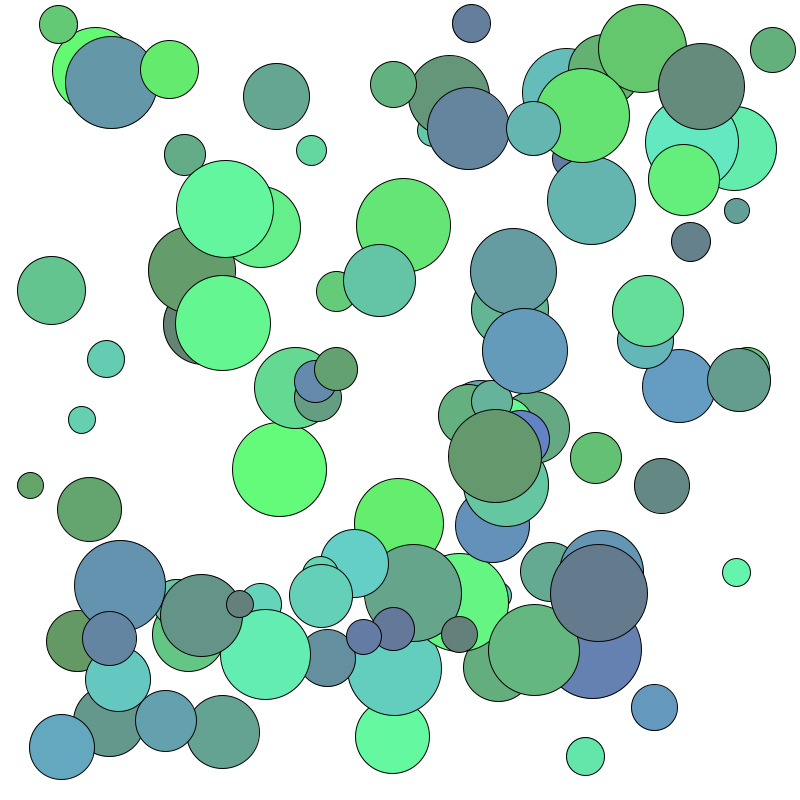
Frame 1 (no input)
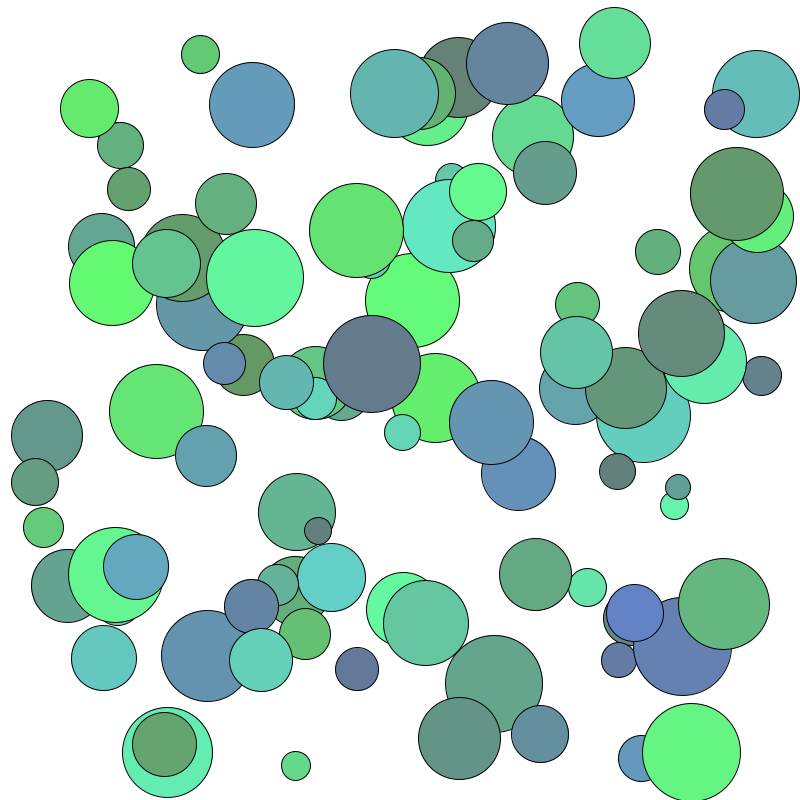
Frame 60 (the mouse pressed at the canvas centre just before this capture)
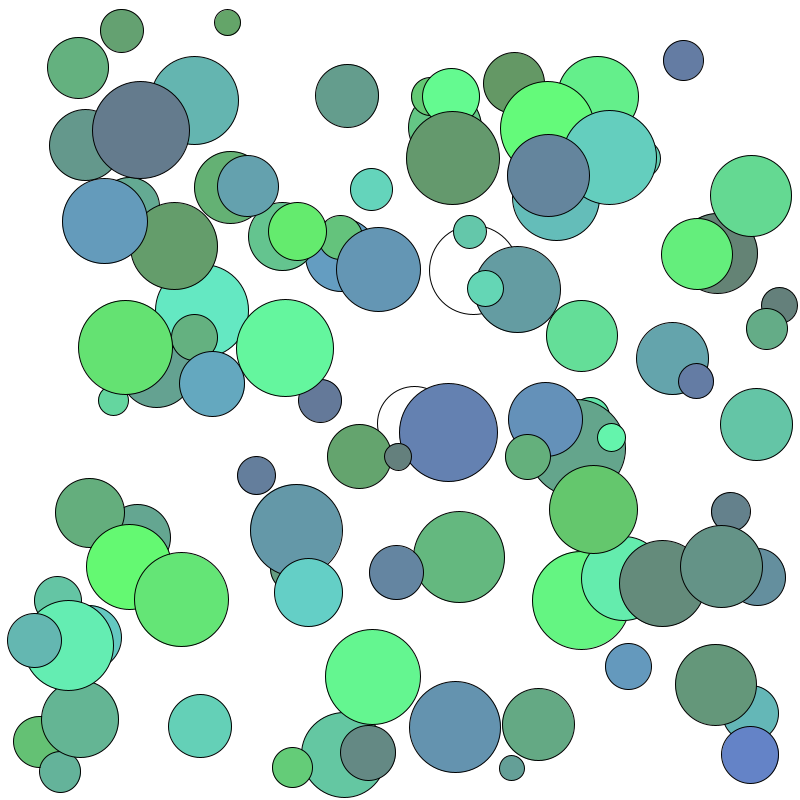
Frame 120 (the mouse held since frame 60 and released just before this capture)

The Processing sketch that drew these frames (run headless with seeded random() and noise(); from frame 60 on, the mouse is pressed at the canvas centre):

// Processing sketch: code1_week6_classwork1
// ── code1_week6_classwork1.pde
int number = 100;
int size[] = new int[number];
float xPos[] = new float[number], yPos[] = new float[number];
float xSpeed[] = new float [number], ySpeed[] =new float[number];
color colors[] = new color[number];
int opacity [] = new int[number];

void setup(){
 size(800, 800);
 
 for(int i = 0; i < number; i++){
   size[i] = int(random(25, 100));
   xPos[i] = random(size[i]/2, width-size[i]/2);
   yPos[i] = random(size[i]/2, height-size[i]/2);
   xSpeed[i] = random(-5, 5);
   ySpeed[i] = random(-5, 5);
   opacity[i] = 255;
   colors[i] = color(100, random(120, 255), random(100, 200));

}
}

void draw(){
  background(255);
  
  for(int i = 0; i<number; i++){
    fill (colors[i], opacity[i]);
    xPos[i] += xSpeed [i];
    yPos[i] += ySpeed [i];
    
    //x boundaries
    
    if(xPos[i] < size[i]/2 || xPos[i] >= width-size[i]/2){
      xSpeed[i] = -xSpeed[i];
    }
    
    //y boundaries
    
    if(yPos[i] < size[i]/2 || yPos[i] >= height-size[i]/2){
      ySpeed[i] = -ySpeed[i];
    }
    //check to see if mouse position is within radius of ellipse
   float d = dist(mouseX, mouseY, xPos[i], yPos[i]);
   
   if(d < size[i]/2){
     opacity [i] = 0;
     //colors[i] = color(255,0);
   }
   if(keyPressed){
     opacity [i] = 255;
   }
    ellipse(xPos[i], yPos[i], size[i], size[i]);
  }
}
